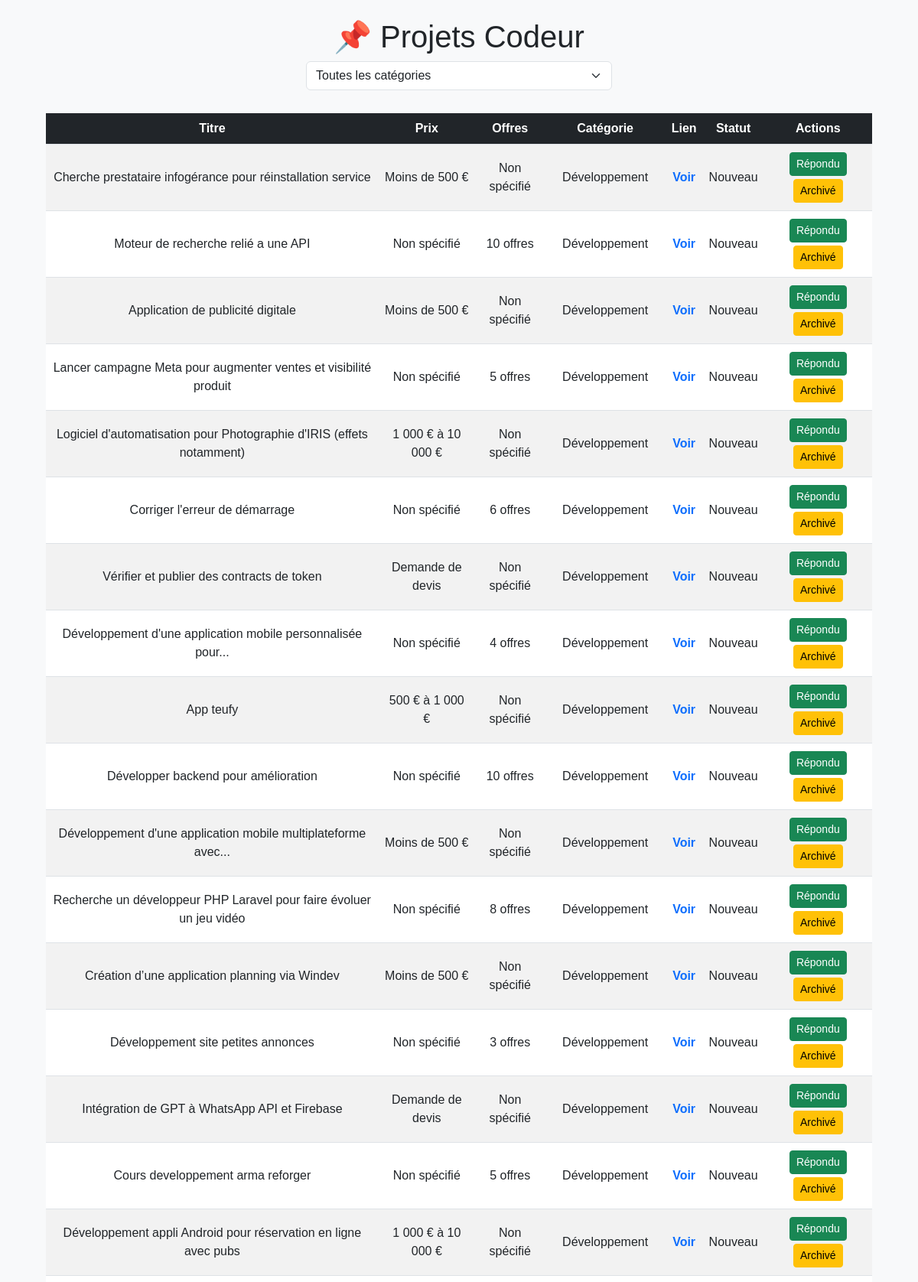
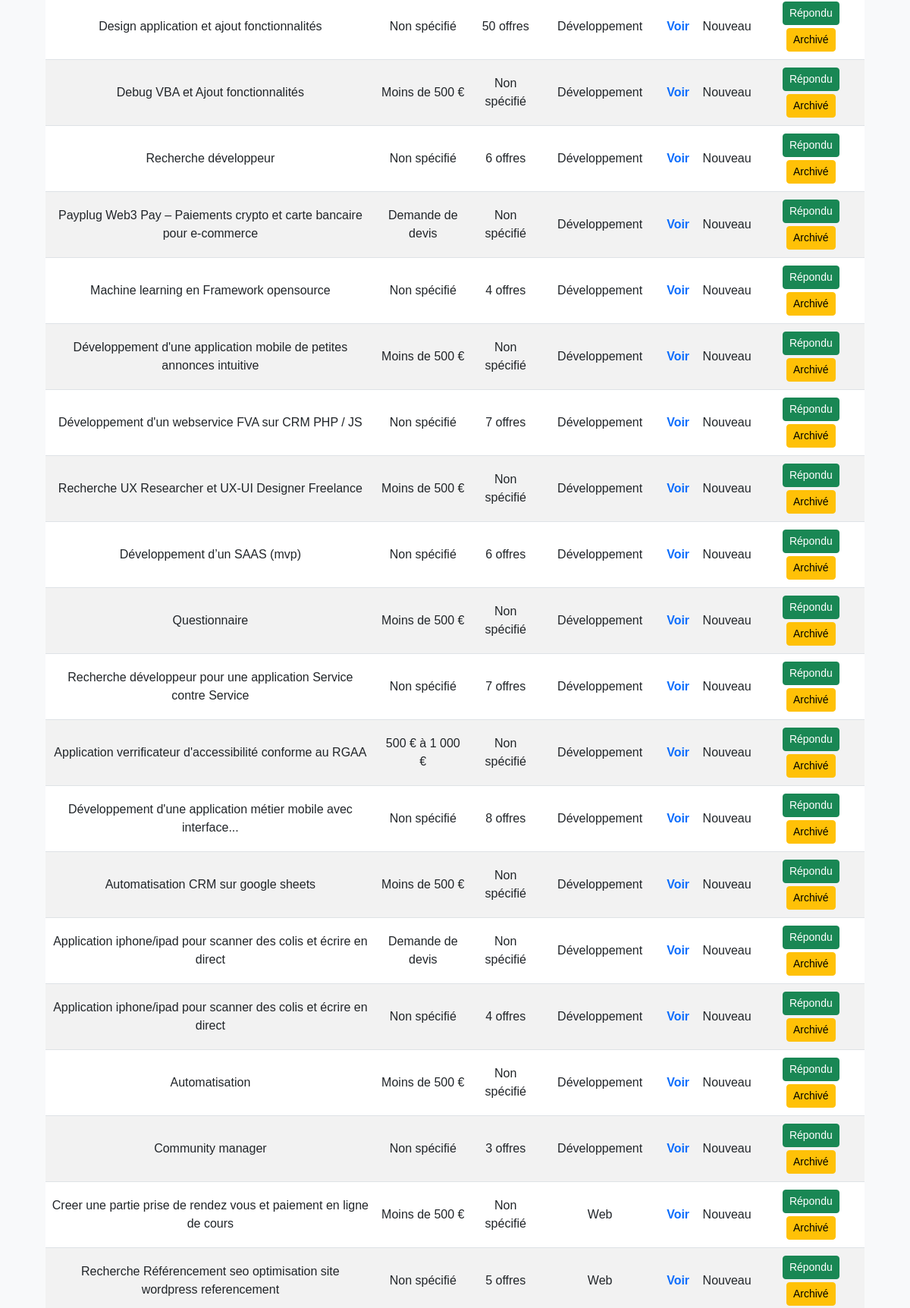
The page / (upper part) on the database its author committed (2 pictures, top to bottom).
### tables this page shows
CREATE TABLE projects (
                id INTEGER PRIMARY KEY AUTOINCREMENT,
                title TEXT,
                link TEXT UNIQUE,
                price TEXT,
                timestamp DATETIME DEFAULT CURRENT_TIMESTAMP, offers TEXT, category TEXT, status TEXT DEFAULT 'Nouveau');

### app.py (the view)
@app.route('/')
def home():
    return render_template("index.html", projects=get_projects())

### app.py (called while the page is built)
def get_projects(status="Nouveau"):
    conn = sqlite3.connect(DB_NAME)
    c = conn.cursor()
    c.execute("SELECT id, title, link, price, offers, category, status FROM projects WHERE status = ? ORDER BY timestamp DESC", (status,))
    projects = [{"id": row[0], "title": row[1], "link": row[2], "price": row[3], "offers": row[4], "category": row[5], "status": row[6]} for row in c.fetchall()]
    conn.close()
    return projects

### templates/index.html (shortened to what this page needs)
<!DOCTYPE html>
<html lang="fr">
<head>
    <link href="https://cdn.jsdelivr.net/npm/bootstrap@5.3.0/dist/css/bootstrap.min.css" rel="stylesheet">
</head>
<body>
    <div class="container text-center">
        <h1 class="mt-4"><span style="color:red;">📌</span> Projets Codeur</h1>
     <select id="categoryFilter" class="form-select category-filter">
    <option value="all">Toutes les catégories</option>
</select>
    </div>
    <div class="table-container">
        <table class="table table-striped table-hover">
            <thead>
                <tr>
                    <th>Titre</th>
                    <th>Prix</th>
                    <th>Offres</th>
                    <th scope="col">Catégorie</th>
                    <th>Lien</th>
                    <th>Statut</th>
                    <th>Actions</th>
                </tr>
            </thead>
            <tbody id="projectsTable">
                {% for project in projects %}
              <tr class="project-row" data-category="{{ project['category'] }}" data-id="{{ project['id'] }}">
    <td>{{ project['title'] }}</td>
    <td>{{ project['price'] }}</td>
    <td>{{ project['offers'] }}</td>
    <td>{{ project['category'] }}</td>
    <td><a href="{{ project['link'] }}" class="link-btn" target="_blank">Voir</a></td>
    <td id="status-{{ project['id'] }}">{{ project['status'] }}</td>
    <td>
        <button class="btn btn-success btn-sm status-btn" onclick="updateStatus({{ project['id'] }}, 'Répondu')">Répondu</button>
        <button class="btn btn-warning btn-sm status-btn" onclick="updateStatus({{ project['id'] }}, 'Archivé')">Archivé</button>
    </td>
</tr>
            {% endfor %}
            </tbody>
        </table>
    </div>
</body>
</html>

### templates/index.html (style rules this page uses)
body { background-color: #f8f9fa; font-family: Arial, sans-serif; }
.table-container { max-width: 90%; margin: auto; margin-top: 30px; }
.category-filter { width: 100%; max-width: 400px; margin: auto; margin-bottom: 20px; }
.table th { background-color: #212529; color: white; text-align: center; }
.table td { vertical-align: middle; text-align: center; }
.link-btn { text-decoration: none; font-weight: bold; color: #0d6efd; }
.status-btn { margin: 2px; }

### rows shown on the page
projects: title "Cherche prestataire infogérance pour réinstallation service", price "Moins de 500 €", offers "Non spécifié", category "Développement", status "Nouveau"
projects: title "Moteur de recherche relié a une API", price "Non spécifié", offers "10 offres", category "Développement", status "Nouveau"
projects: title "Application de publicité digitale", price "Moins de 500 €", offers "Non spécifié", category "Développement", status "Nouveau"
projects: title "Lancer campagne Meta pour augmenter ventes et visibilité produit", price "Non spécifié", offers "5 offres", category "Développement", status "Nouveau"
projects: title "Logiciel d'automatisation pour Photographie d'IRIS (effets notamment)", price "1 000 € à 10 000 €", offers "Non spécifié", category "Développement", status "Nouveau"
projects: title "Corriger l'erreur de démarrage", price "Non spécifié", offers "6 offres", category "Développement", status "Nouveau"
projects: title "Vérifier et publier des contracts de token", price "Demande de devis", offers "Non spécifié", category "Développement", status "Nouveau"
projects: title "Développement d'une application mobile personnalisée pour...", price "Non spécifié", offers "4 offres", category "Développement", status "Nouveau"
projects: title "App teufy", price "500 € à 1 000 €", offers "Non spécifié", category "Développement", status "Nouveau"
projects: title "Développer backend pour amélioration", price "Non spécifié", offers "10 offres", category "Développement", status "Nouveau"
projects: title "Développement d'une application mobile multiplateforme avec...", price "Moins de 500 €", offers "Non spécifié", category "Développement", status "Nouveau"
projects: title "Recherche un développeur PHP Laravel pour faire évoluer un jeu vidéo", price "Non spécifié", offers "8 offres", category "Développement", status "Nouveau"
projects: title "Création d’une application planning via Windev", price "Moins de 500 €", offers "Non spécifié", category "Développement", status "Nouveau"
projects: title "Développement site petites annonces", price "Non spécifié", offers "3 offres", category "Développement", status "Nouveau"
projects: title "Intégration de GPT à WhatsApp API et Firebase", price "Demande de devis", offers "Non spécifié", category "Développement", status "Nouveau"
projects: title "Cours developpement arma reforger", price "Non spécifié", offers "5 offres", category "Développement", status "Nouveau"
projects: title "Développement appli Android pour réservation en ligne avec pubs", price "1 000 € à 10 000 €", offers "Non spécifié", category "Développement", status "Nouveau"
projects: title "Design application et ajout fonctionnalités", price "Non spécifié", offers "50 offres", category "Développement", status "Nouveau"
projects: title "Debug VBA et Ajout fonctionnalités", price "Moins de 500 €", offers "Non spécifié", category "Développement", status "Nouveau"
projects: title "Recherche développeur", price "Non spécifié", offers "6 offres", category "Développement", status "Nouveau"
projects: title "Payplug Web3 Pay – Paiements crypto et carte bancaire pour e-commerce", price "Demande de devis", offers "Non spécifié", category "Développement", status "Nouveau"
projects: title "Machine learning en Framework opensource", price "Non spécifié", offers "4 offres", category "Développement", status "Nouveau"
projects: title "Développement d'une application mobile de petites annonces intuitive", price "Moins de 500 €", offers "Non spécifié", category "Développement", status "Nouveau"
projects: title "Développement d'un webservice FVA sur CRM PHP / JS", price "Non spécifié", offers "7 offres", category "Développement", status "Nouveau"
projects: title "Recherche UX Researcher et UX-UI Designer Freelance", price "Moins de 500 €", offers "Non spécifié", category "Développement", status "Nouveau"
projects: title "Développement d’un SAAS (mvp)", price "Non spécifié", offers "6 offres", category "Développement", status "Nouveau"
projects: title "Questionnaire", price "Moins de 500 €", offers "Non spécifié", category "Développement", status "Nouveau"
projects: title "Recherche développeur pour une application Service contre Service", price "Non spécifié", offers "7 offres", category "Développement", status "Nouveau"
projects: title "Application verrificateur d'accessibilité conforme au RGAA", price "500 € à 1 000 €", offers "Non spécifié", category "Développement", status "Nouveau"
projects: title "Développement d'une application métier mobile avec interface...", price "Non spécifié", offers "8 offres", category "Développement", status "Nouveau"
projects: title "Automatisation CRM sur google sheets", price "Moins de 500 €", offers "Non spécifié", category "Développement", status "Nouveau"
projects: title "Application iphone/ipad pour scanner des colis et écrire en direct", price "Demande de devis", offers "Non spécifié", category "Développement", status "Nouveau"
projects: title "Application iphone/ipad pour scanner des colis et écrire en direct", price "Non spécifié", offers "4 offres", category "Développement", status "Nouveau"
projects: title "Automatisation", price "Moins de 500 €", offers "Non spécifié", category "Développement", status "Nouveau"
projects: title "Community manager", price "Non spécifié", offers "3 offres", category "Développement", status "Nouveau"
projects: title "Creer une partie prise de rendez vous et paiement en ligne de cours", price "Moins de 500 €", offers "Non spécifié", category "Web", status "Nouveau"
projects: title "Recherche Référencement seo optimisation site wordpress referencement", price "Non spécifié", offers "5 offres", category "Web", status "Nouveau"
